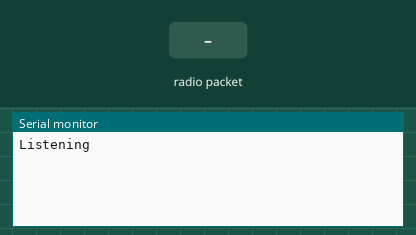
Recording of a sketch running on a simulated Arduino Uno, built with avr-gcc and run on an emulated ATmega328P. On the bench: the last lines printed to the serial monitor. The inputs (shaded band) are chosen by the test bench. No radio packets arrive unless stated.

Above: at 1.2 s.
1.3 s: radio packet "1" arrives
At 2.5 s:
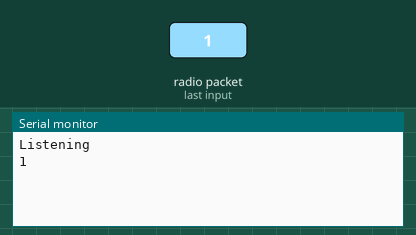
2.8 s: radio packet "0" arrives
At 3.9 s:
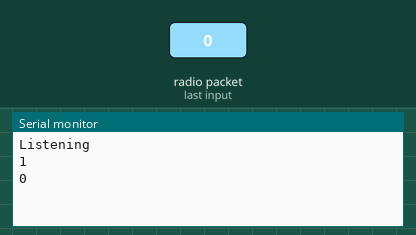
4.3 s: radio packet "2" arrives
At 5.0 s:
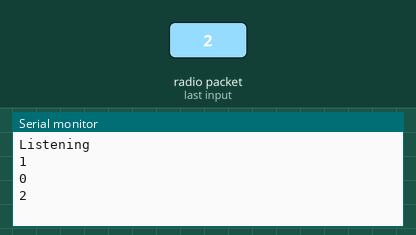

The sketch:

RF-RFID_combine.ino
```cpp
#include "SPI.h"
#include "MFRC522.h"
#include <VirtualWire.h>

#define SS_PIN 10
#define RST_PIN 9
//#define SP_PIN 8

MFRC522 rfid(SS_PIN, RST_PIN);

MFRC522 :: MIFARE_Key key;

void setup () {
  Serial.begin(9600);
  Serial.println("Listening");
  vw_setup(2000);
  vw_set_rx_pin(3);
  vw_rx_start();

  SPI.begin();

}

void loop () {
  byte message[VW_MAX_MESSAGE_LEN];
  byte messageLength = VW_MAX_MESSAGE_LEN;
  if (vw_get_message(message, &messageLength))
  {
    for (int i = 0; i < messageLength; i++)
    {
      Serial.write(message[i]);
    }
    Serial.println();


    /*while (true) {
       if (!rfid.PICC_IsNewCardPresent() || !rfid.PICC_ReadCardSerial())
         continue ;

       // Serial.print (F ("PICC type:"));
       MFRC522 :: PICC_Type piccType = rfid.PICC_GetType(rfid.uid.sak);
       // Serial.println (rfid.PICC_GetTypeName (piccType));

       // Check is the PICC of Classic MIFARE type
       if (piccType != MFRC522 :: PICC_TYPE_MIFARE_MINI &&
           piccType != MFRC522 :: PICC_TYPE_MIFARE_1K &&
           piccType != MFRC522 :: PICC_TYPE_MIFARE_4K) {
         Serial.println(F("Your tag is not of type MIFARE Classic."));
         continue ;
       }

       String strID = "" ;
       for (byte i = 0; i < 4; i ++) {
         strID +=
           (rfid.uid.uidByte[i] < 0x10 ? "0" : "" ) +
           String (rfid.uid.uidByte[i], HEX) +
           (i != 3 ? ":" : "" );
       }
       strID.toUpperCase();

       // When this part is reached, the strID variable will store the UID of the tag.
       // Can be used at all, such as importing to IF for the tube
       // LED to be on or off.
       Serial.print("Tap card key : ");
       Serial.println(strID);

       rfid.PICC_HaltA();
       rfid.PCD_StopCrypto1();
      }*/

  }
}
```

Measured:
- after the input at 1.3 s, the serial monitor: prints a new line at once (image 1)
- after the input at 2.8 s, the serial monitor: prints a new line at once (image 2)
- after the input at 4.3 s, the serial monitor: prints a new line at once (image 3)
